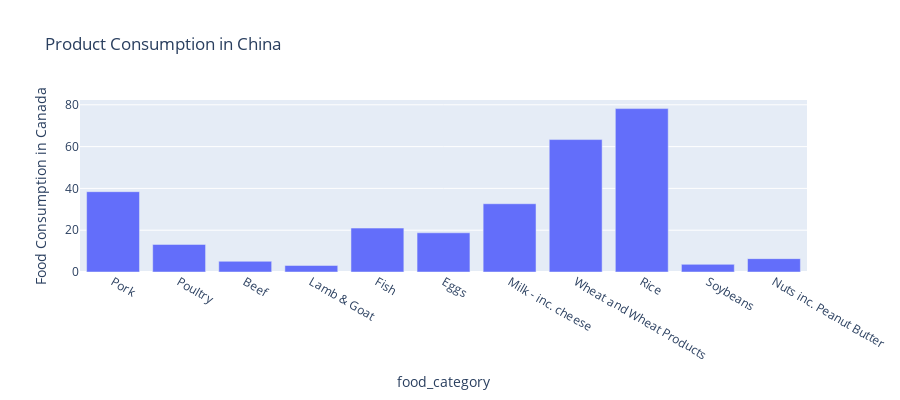

Notebook code cell kept with this figure:
### Code cell
data_china = data[data.country == 'China']
fig = px.bar(data_china, x='food_category', y='consumption',
             labels={'consumption':'Food Consumption in Canada'},title="Product Consumption in China", height=400)
fig.show()

### Figure 1 — Plotly figure (JSON) as saved in the notebook; plotly's stock layout.template omitted (floating-point values rounded to 4 significant figures)
{"data": [{"alignmentgroup": "True", "hovertemplate": "food_category=%{x}<br>Food Consumption in Canada=%{y}<extra></extra>", "legendgroup": "", "marker": {"color": "#636efa"}, "name": "", "offsetgroup": "", "orientation": "v", "showlegend": false, "textposition": "auto", "type": "bar", "x": ["Pork", "Poultry", "Beef", "Lamb & Goat", "Fish", "Eggs", "Milk - inc. cheese", "Wheat and Wheat Products", "Rice", "Soybeans", "Nuts inc. Peanut Butter"], "xaxis": "x", "y": [38.43, 13.2, 5.12, 3.13, 21.01, 18.76, 32.66, 63.36, 78.18, 3.66, 6.39], "yaxis": "y"}], "layout": {"barmode": "relative", "height": 400, "legend": {"tracegroupgap": 0}, "title": {"text": "Product Consumption in China"}, "xaxis": {"anchor": "y", "domain": [0, 1], "title": {"text": "food_category"}}, "yaxis": {"anchor": "x", "domain": [0, 1], "title": {"text": "Food Consumption in Canada"}}}}
